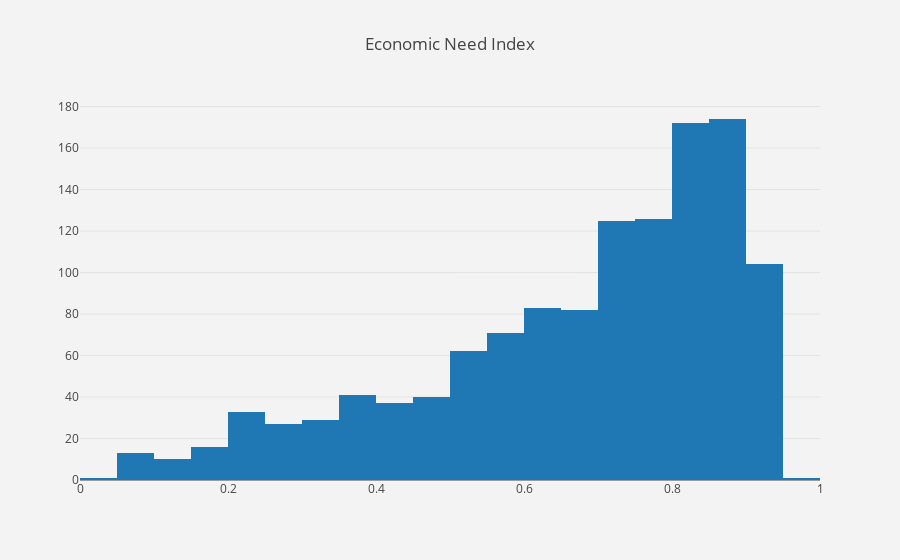

The code cell stored with this chart in its notebook:
### Code cell
sch_eni = data_chart(schl_df, 'Economic Need Index', 'value')
sch_eni.plot()

### Figure 1 — Plotly figure (JSON) as saved in the notebook; plotly's stock layout.template omitted (floating-point values rounded to 4 significant figures; data arrays with more than 128 entries replaced by an {"elided": "..."} marker saying what was removed)
{"data": [{"name": "Economic Need Index", "type": "histogram", "x": {"elided": "1272 float values"}}], "layout": {"autosize": true, "paper_bgcolor": "rgb(243, 243, 243)", "plot_bgcolor": "rgb(243, 243, 243)", "title": "Economic Need Index"}}
